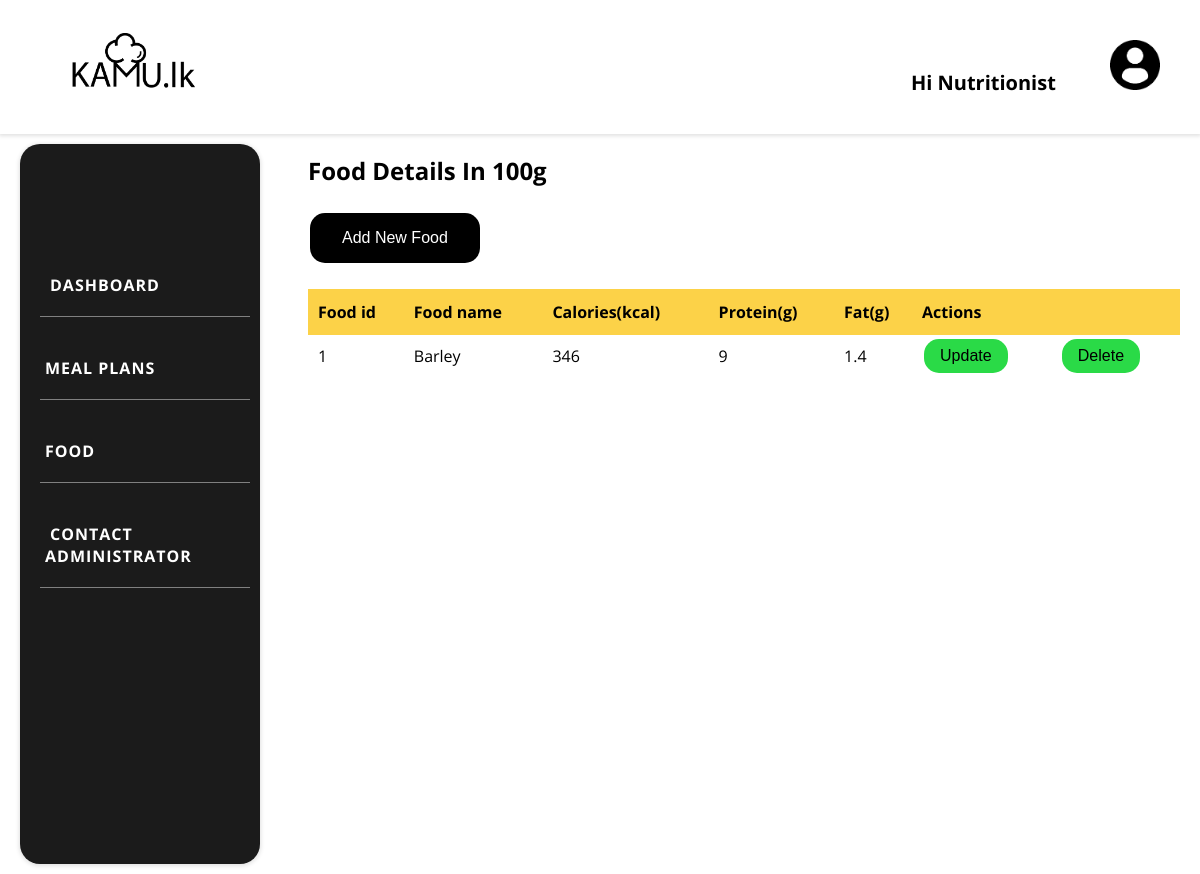
The page /Pramuka/Nutritionist/food_view.php on the database its author committed.
### tables this page shows
CREATE TABLE `food` (
  `id` int(11) NOT NULL,
  `foodName` varchar(30) NOT NULL,
  `calories` int(11) NOT NULL,
  `protein` float NOT NULL,
  `fat` float NOT NULL
);

### Pramuka/Nutritionist/food_view.php (the view, shortened to what this page needs)
<?php
    require('../connect.php');
    $sql = "SELECT * FROM food";
    $result = $con->query($sql);
?>
<!DOCTYPE html>
<html>
<head>
    <link rel="stylesheet" href="https://cdnjs.cloudflare.com/ajax/libs/font-awesome/4.7.0/css/font-awesome.min.css">
    <link rel="stylesheet" href="css/food.css">
    <link rel="stylesheet" href="css/dash.css">
</head>
<body>
<div class="nurtritionist-dashboard">
    <?php include('nav.php'); ?>
        <div class="content">
            <div class="food-view">
                <h2 style="align-content: center;text-transform: capitalize;">Food Details in 100g </h2><br>
                <a href="food_form.php"><button class="button buttonc">Add New Food </button></a><br><br>
                <table id="food">
                    <tr>
                        <th>Food id</th>
                        <th>Food name</th>
                        <th>Calories(kcal)</th>
                        <th>Protein(g)</th>
                        <th>Fat(g)</th>
                        <th colspan="2">Actions</th>
                    </tr>
                    <?php
                        if($result->num_rows>0){
                        while($row = $result-> fetch_assoc()):
                    ?>
                    <tr>
                        <td><?php echo $row['id'];?></td>
                        <td><?php echo $row['foodName'];?></td>
                        <td><?php echo $row['calories'];?></td>
                        <td><?php echo $row['protein'];?></td>
                        <td><?php echo $row['fat'];?></td>
                        <td> <a href="food_form.php?id=<?php echo $row ['id'];?>"> <button class="button1">
                            Update</button></a></td>
                        <td> <a href="food_delete.php?id=<?php echo $row ['id']; ?>"> <button class="button1">
                            Delete</button></a></td>
                    </tr>
                <?php endwhile; }?>
                </table>
            </div>
        </div>
    </div>
</body>
</html>

### Pramuka/Nutritionist/css/food.css (style rules this page uses)
.food-view table,th,td { border: none; padding-left: 10px; }
.food-view #food { font-family: 'Open Sans', sans-serif; border-collapse: collapse; width: 100%; }
.food-view th { padding-top: 12px; padding-bottom: 12px; text-align: left; background-color:#fcd248; color: rgb(0, 0, 0); }
.food-view .button { border-radius: 15px; background-color: rgb(0, 0, 0); border: none; color: white; padding: 16px 32px; text-align: center; font-size: 16px; margin: 4px 2px; }
.food-view .button1 { border-radius: 15px; background-color: rgb(42, 218, 71); border: none; color: rgb(0, 0, 0); padding: 8px 16px; text-align: center; font-size: 16px; margin: 4px 2px; }

### Pramuka/Nutritionist/css/dash.css (style rules this page uses)
* { margin: 0; padding: 0; box-sizing: border-box; }
body { font-family: 'Open Sans', sans-serif; }
.nurtritionist-dashboard { width: 100%; }
.nurtritionist-dashboard .content { padding: 20px; float: right; width: 76%; }

### rows shown on the page
food: id "1", foodName "Barley", calories "346", protein "9", fat "1.4"
